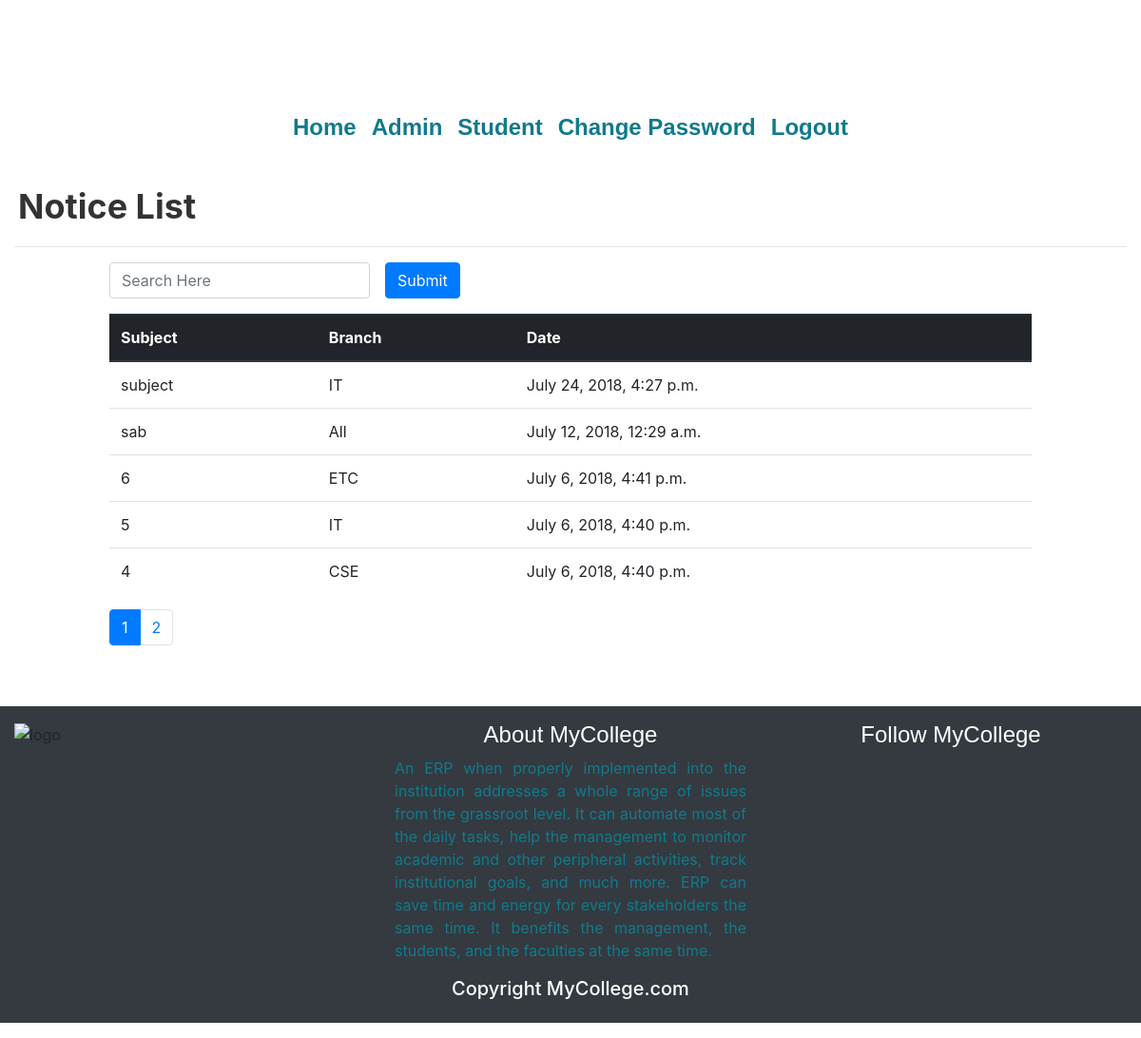
Page /college/notice/ (signed in) on the committed database.
### college/models.py (models this page shows, shortened)
class Notice(models.Model):
    subject = models.CharField(max_length=100)
    message = models.TextField()
    cr_date = models.DateTimeField(auto_now_add=True)
    branch = models.ForeignKey(Branch, on_delete=models.CASCADE)
    attachment1 = models.FileField(upload_to='docs//', null=True, blank=True) # for attachment
    sem = models.IntegerField(default=0, choices=((1, 1), (2, 2), (3, 3), (4, 4), (5, 5), (6, 6), (7, 7), (8, 8), (0, 'All')))

class Branch(models.Model):
    name = models.CharField(max_length=100)
    hod = models.CharField(max_length=100)
    def __str__(self):
        return self.name

### college/views.py (the view)
@method_decorator(login_required, name='dispatch')
class NoticeList(ListView):
    model = Notice
    def get_queryset(self):
        si = self.request.GET.get('si')
        if si == None:
            si = ''
        if self.request.user.is_superuser:
            return Notice.objects.all().filter(subject__icontains=si).order_by('-id')
        else:
            bid = Branch.objects.all().filter(name='All')[0].id
            st = Student.objects.filter(user=self.request.user.id)[0]
            return Notice.objects.all().filter(branch__in=(st.branch.id, bid), sem__in=(st.sem, 0),
                                               subject__icontains=si).order_by('-id')
    paginate_by = 5

### college/myctxproc.py (called while the page is built)
def ctxproc(request):
    st = None
    stList = Student.objects.filter(user=request.user.id)
    if len(stList) > 0:
        st = stList[0]
    return {'student': st}

### college/templates/college/notice_list.html
{% extends 'base.html' %}
{% load static %}
{% block content %}
    <h1 class="myhead1">Notice List</h1>
    <hr>
    <div class="row my-3">
        <div class="col-sm-10 offset-sm-1">
            <form class="form-inline">
                <input class="form-control" type="text" name="si" placeholder="Search Here"/>
                <input class="btn btn-primary mx-3" type="submit"/>
            </form>
        </div>
    </div>
    <div class="row">
        <div class="col-sm-10 offset-sm-1">
        <table class="table table-hover">
            <thead class="thead-dark">
                <tr>
                    <th>Subject</th>
                    <th>Branch</th>
                    <th>Date</th>
                </tr>
            </thead>
            {% for n1 in object_list %}
                <tr class="clickable-row"
                    data-href="{% url 'ndet' n1.id %}">
                    <td>{{ n1.subject }}</td>
                    <td>{{ n1.branch }}</td>
                    <td>{{ n1.cr_date }}</td>
                </tr>
            {% endfor %}
        </table>
        <ul class="pagination">
            {% for no in paginator.page_range %}
                {% if no|stringformat:'i' == request.GET.page %}
                    <li class="page-item active">
                        <a class="page-link" href="?page={{ no }}">
                            {{ no }}
                        </a>
                    </li>
                {% else %}
                    {% if request.GET.page == null and no == 1 %}
                        <li class="page-item active">
                        <a class="page-link" href="?page={{ no }}">
                            {{ no }}</a>
                        </li>
                    {% else %}
                        <li class="page-item">
                            <a class="page-link" href="?page={{ no }}">{{ no }}
                            </a>
                        </li>
                    {% endif %}
                {% endif %}
            {% endfor %}
        </ul>
        </div>
    </div>
{% endblock %}

### college/templates/base.html (shortened to what this page needs)
{% load static %}
<!DOCTYPE html>
<html>
<head>
<link href="{% static 'vender/bs/css/bootstrap.min.css'%}" rel="stylesheet" type="text/css" />
<link href="{% static 'vender/fa/css/all.css'%}" rel="stylesheet" type="text/css" />
<link href="{% static 'style.css'%}" rel="stylesheet" type="text/css" />
</head>
<body background="{% static 'images/background1.jpg' %}">
    <div class="head1"></div>
    <div>
        <nav class="navbar navbar-expand-sm">
            <div class="collapse navbar-collapse" id="n1">
                <ul class="navbar-nav mx-auto">
                    <li class="nav-item" ><a class="nav-link" id="rajat" href="{% url 'home' %}">Home</a></li>
                    {% if user.is_superuser %}
                        <li class="nav-item"><a class="nav-link" id="rajat" href="/admin">Admin</a></li>
                    {% endif %}
                    {%  if user.is_authenticated %}
                        <li class="nav-item"><a class="nav-link" id="rajat" href="{% url 'student' %}">Student</a></li>
                        <li class="nav-item"><a class="nav-link" id="rajat" href=" {% url 'auth_password_change' %}">Change Password</a></li>
                        <li class="nav-item"><a class="nav-link" id="rajat" href="{% url 'auth_logout' %}">Logout</a></li>
                    {% else %}
                    <li class="nav-item"><a class="nav-link" id="rajat" href="/accounts/login/?next=/college/">Login</a></li>
                    <li class="nav-item"><a class="nav-link" id="rajat" href="/accounts/register/?next=/college/">Register</a></li>
                    {% endif %}
                </ul>
            </div>
        </nav>
    </div>
    <div class="container-fluid my-4">
        {% block content %}
        {% endblock %}
    </div>
    <div class="container-fluid footer pb-3 mb-3 mt-5 bg-dark">
    <div class="row pt-3">
        <div class="col-sm-4">
            <img class="img-fluid head2" src="{% static 'images/Heading3.png' %}" alt="logo">
        </div>
        <div class="col-sm-4 d-flex justify-content-center">
            <div>
                <h4 class="text-center text-white" style="font-family: 'Raleway', sans-serif; ";>About MyCollege</h4>
                <p style=" color: #117a8b; text-align: justify">An ERP when properly implemented into the institution addresses a whole range of issues from the grassroot level.
                    It can automate most of the daily tasks, help the management to monitor academic and other peripheral activities,
                    track institutional goals, and much more. ERP can save time and energy for every stakeholders the same time.
                    It benefits the management, the students, and the faculties at the same time.</p>
            </div>
        </div>
        <div class="col-sm-4">
            <h4 class="text-center text-white" style="font-family: 'Raleway', sans-serif";>Follow MyCollege</h4>
            <div class="d-flex justify-content-center mt-5">
                <a class="pr-4 link1" href="#"><i class="fab fa-3x fa-facebook"></i></a>
                <a class="pr-4 link1" href="#"><i class="fab fa-3x fa-twitter"></i></a>
                <a class="pr-4 link2" href="#"><i class="fab fa-3x fa-youtube"></i></a>
                <a class="pr-4 link2" href="#"><i class="fab fa-3x fa-google-plus"></i></a>
                <a class="pr-4 link2" href="#"><i class="fab fa-3x fa-pinterest"></i></a>
                <a class="pr-4 link3" href="#"><i class="fab fa-3x fa-instagram"></i></a>
            </div>
        </div>
    </div>
    <h5 class="text-center text-white">Copyright MyCollege.com</h5>
    </div>
</body>
</html>

### college/static/vender/fa/css/all.css (style rules this page uses)
.fa,.fab,.fal,.far,.fas { -moz-osx-font-smoothing:grayscale;-webkit-font-smoothing:antialiased;display:inline-block;font-style:normal;font-variant:normal;text-rendering:auto;line-height:1 }
.fa-3x { font-size:3em }
.fa-facebook:before { content:"\f09a" }
.fa-google-plus:before { content:"\f2b3" }
.fa-instagram:before { content:"\f16d" }
.fa-pinterest:before { content:"\f0d2" }
.fa-twitter:before { content:"\f099" }
.fa-youtube:before { content:"\f167" }
.fab { font-family:"Font Awesome 5 Brands" }

### college/static/style.css (style rules this page uses)
.head2 { height: 80px; width: 330px; }
.head1 { background-image: url("images/Heading3.png"); height: 100px; width: 440px; margin-left: auto; margin-right: auto; }
.navbar-expand-sm .navbar-nav .nav-link { font-size: 24px; font-weight: bold; color: #117a8b; font-family: "Montserrat", sans-serif; }
body { background-color: white; }
.myhead1 { color: #333333; font-size: 36px; font-weight: bold; text-shadow: white 2px 2px 2px; padding: 4px; }
.footer { background-repeat: repeat-x; background-size: cover; }
.link1,.link2,.link3 { color: white; }

### rows in the picture
Notice: subject "subject", branch "IT", cr_date "July 24, 2018, 4:27 p.m."
Notice: subject "sab", branch "All", cr_date "July 12, 2018, 12:29 a.m."
Notice: subject "6", branch "ETC", cr_date "July 6, 2018, 4:41 p.m."
Notice: subject "5", branch "IT", cr_date "July 6, 2018, 4:40 p.m."
Notice: subject "4", branch "CSE", cr_date "July 6, 2018, 4:40 p.m."

### other values in the picture
{{ no }} "1"
{{ no }} "2"
